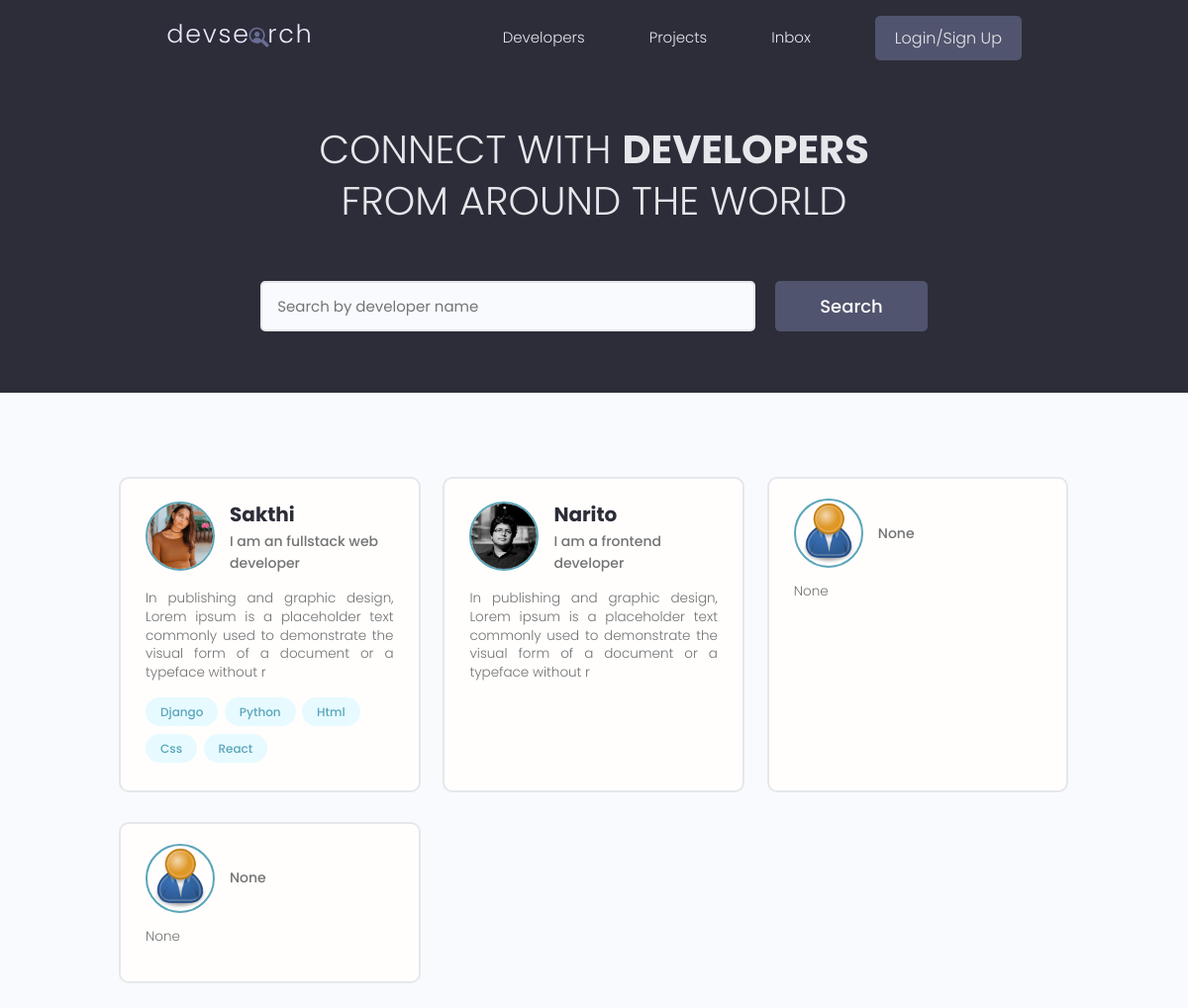
The page / on the database its author committed.
### users/models.py (models this page shows, shortened)
class Profile(models.Model):
    user = models.OneToOneField(User, on_delete=models.CASCADE, null=True, blank=True)
    name = models.CharField(max_length=200, blank=True, null=True)
    email = models.EmailField(max_length=500, blank=True, null=True)
    username = models.CharField(max_length=200, blank=True, null=True)
    location = models.CharField(max_length=200, blank=True, null=True)
    short_intro =  models.CharField(max_length=900, blank=True, null=True)
    bio = models.TextField(blank=True, null=True)
    profile_image = models.ImageField(blank=True, null=True, upload_to='profiles/', default="profiles/user-default.png")
    socail_github = models.CharField(max_length=200, blank=True, null=True)
    socail_instagram = models.CharField(max_length=200, blank=True, null=True)
    social_youtube = models.CharField(max_length=200, blank=True, null=True)
    social_website = models.CharField(max_length=200, blank=True, null=True)
    created = models.DateTimeField(auto_now_add=True)
    id = models.UUIDField(default=uuid.uuid4, unique=True, primary_key=True, editable=False)

class Skill(models.Model):
    owner = models.ForeignKey(Profile, on_delete=models.CASCADE, null=True, blank=False)
    name = models.CharField(max_length=200, blank=True, null=True)
    description = models.TextField(null=True, blank=True)
    created = models.DateTimeField(auto_now_add=True)
    id = models.UUIDField(default=uuid.uuid4, unique=True, primary_key=True, editable=False)
    def __str__(self):
        return str(self.name)

### users/views.py (the view)
# urls.py: path('', views.profiles, name="profiles"),
def profiles(request):
    profiles = Profile.objects.all()
    context = {'profiles': profiles}
    return render(request, 'users/profiles.html', context)

### users/templates/users/profiles.html (shortened to what this page needs)
{% extends "main.html" %}
{%load static%}
{% block content %}
<main class="home">
    <section class="hero-section text-center">
      <div class="container container--narrow">
        <div class="hero-section__box">
          <h2>CONNECT WITH <span>DEVELOPERS</span></h2>
          <h2>FROM AROUND THE WORLD</h2>
        </div>
        <div class="hero-section__search">
          <form class="form" action="#" method="get">
            <div class="form__field">
              <input class="input input--text" id="formInput#search" type="text" name="text"
                placeholder="Search by developer name" />
            </div>
            <input class="btn btn--sub btn--lg" type="submit" value="Search" />
          </form>
        </div>
      </div>
    </section>
    <section class="devlist">
      <div class="container">
        <div class="grid grid--three">
        {% for profile in profiles%}
          <div class="column card">
            <div class="dev">
              <a href="{% url 'user-profile' profile.id%}" class="card__body">
                <div class="dev__profile">
                  <img class="avatar avatar--md" src="{{profile.profile_image.url}}" alt="image" />
                  <div class="dev__meta">
                    <h3>{{profile.name}}</h3>
                    <h5>{{profile.short_intro|slice:"150"}}</h5>
                  </div>
                </div>
                <p class="dev__info">
                  {{profile.bio|slice:"150"}}
                </p>
                <div class="dev__skills">
                {% for skill in profile.skill_set.all%}
                  <span class="tag tag--pill tag--main">
                    <small>{{skill}}</small>
                  </span>
                {%endfor%}
                </div>
              </a>
            </div>
          </div>
        {%endfor%}
      </div>
    </section>
  </main>
{% endblock %}

### static/styles/app.css (style rules this page uses)
:root { --color-sub: #2d2d39; }
.btn--sub { background-color: var(--color-sub-light); }
.card { border: 2px solid var(--color-light); }
img { width: 100%; }
.hero-section { height: 40vh; display: flex; align-items: center; background-color: var(--color-sub); }
.hero-section__box { margin-bottom: 4rem; }
.hero-section__box > h2, .hero-section__box > h2 > span { font-size: 4rem; color: var(--color-light); line-height: 1.3; text-transform: uppercase; }
.hero-section__box > h2 { font-weight: 300; }
.hero-section__box > h2 > span { font-weight: 700; }
.hero-section__search > .form { display: flex; align-items: center; justify-content: center; gap: 2rem; }
.hero-section__search > .form input.input--text { width: 50rem; }
.devlist { margin-top: 8rem; }
.devlist .grid { align-items: stretch; }
.devlist .dev .dev__profile { display: flex; align-items: center; gap: 1.5rem; }
.devlist .dev .dev__meta h3 { color: var(--color-sub); font-size: 2rem; font-weight: 700; }
.devlist .dev .dev__meta h5 { color: var(--color-text); font-size: 1.4rem; font-weight: 500; }
.devlist .dev .dev__info { margin: 1.5rem 0; font-size: 1.35rem; line-height: 1.4; text-align: justify; }

### static/uikit/styles/modules/_variables.css (style rules this page uses)
:root { --color-main: #5aa5b9; --color-main-light: #e6faff; --color-sub: #3f4156; --color-sub-light: #51546e; --color-sub-lighter: #ededfd; --color-text: #737373; --color-gray: #8b8b8b; --color-light: #e5e7eb; --color-light-gray: #767676; --color-bg: #f8fafd; --color-white: #fffefd; --color-white-light: #f3f3f3; --color-success: #359e64; --color-success-bg: #def8e8; --color-error: #fc4b0b; --color-error-bg: #fff2ee; --font-base: 'Poppins', arial, helvetica, 'Segoe UI', roboto, ubuntu, sans-serif; --font-monospace: 'Fira Code', 'Courier New', courier, monospace; --font-regular: 300; --font-medium: 500; --font-bold: 700; --generic-shadow: 1px 1px 5px #00000010; --generic-transition: all 0.3s ease-in-out; }

### static/uikit/styles/modules/_base.css (style rules this page uses)
* { margin: 0; padding: 0; box-sizing: border-box; text-rendering: optimizeLegibility; color: inherit; font-size: inherit; }
html { font-size: 50%; }
@media only screen and (min-width: 480px) { html { font-size: 56.25%; } }
@media only screen and (min-width: 1200px) { html { font-size: 62.5%; } }
body { line-height: 1.6; font-weight: 400; font-size: 1.5rem; color: var(--color-text); background-color: var(--color-bg); min-height: 100vh; }

### static/uikit/styles/modules/_typography.css (style rules this page uses)
* { font-family: var(--font-base); }
h2 { font-size: 3.6rem; font-weight: var(--font-bold); }
h3 { font-size: 3.2rem; font-weight: var(--font-medium); }
h5 { font-size: 2.4rem; font-weight: var(--font-medium); }
h5, h6 { font-weight: var(--font-regular); }
p, span, strong { font-size: 1.6rem; color: var(--color-text); font-weight: var(--font-regular); }
a { padding-bottom: 2px; text-decoration: none; display: inline-block; color: var(--color-main); font-weight: var(--font-medium); }

### static/uikit/styles/modules/_utilities.css (style rules this page uses)
.container { width: 92%; max-width: 165rem; margin: 0 auto; box-sizing: border-box; }
.container--narrow { width: 92%; max-width: 120rem; }
@media screen and (min-width: 1000px) { .container { width: 90%; } }
@media screen and (min-width: 1000px) { .container--narrow { width: 85%; } }
@media screen and (min-width: 1200px) { .container { width: 80%; } }
@media screen and (min-width: 1200px) { .container--narrow { width: 72%; } }
.text-center { text-align: center; }

### static/uikit/styles/modules/_avatar.css (style rules this page uses)
.avatar { border-radius: 50%; border: 2px solid var(--color-main); object-fit: cover; }
.avatar--md { height: 7rem; width: 7rem; }

### static/uikit/styles/modules/_button.css (style rules this page uses)
.btn { display: inline-block; position: relative; cursor: pointer; background-color: var(--color-light); font-weight: var(--font-medium); color: var(--color-sub); text-decoration: none; padding: 1rem 2rem; border-radius: 0.5rem; border: none; width: -webkit-fit-content; width: -moz-fit-content; width: fit-content; height: -webkit-fit-content; height: -moz-fit-content; height: fit-content; font-size: 1.6rem; outline-width: 0; outline-color: transparent; -webkit-backface-visibility: hidden; backface-visibility: hidden; transition: all 0.3s ease-in-out; }
.btn--sub { background-color: var(--color-sub); color: var(--color-white); }
.btn--lg { font-size: 1.8rem; padding: 1.2rem 4.5rem; }

### static/uikit/styles/modules/_card.css (style rules this page uses)
.card { border-radius: 1rem; background-color: var(--color-white); border: 1.5px solid var(--color-light); width: auto; height: auto; margin-top: 0.5rem; margin-bottom: 0.5rem; overflow: hidden; }
.card__body, .card__header { padding: 2rem 2.5rem; }

### rows shown on the page
Profile: profile_image (picture), name "Sakthi", short_intro "I am an fullstack web developer", bio "In publishing and graphic design, Lorem ipsum is a placeholder text commonly used to demonstrate the visual form of a document or a typeface without r"
Skill: name "Django"
Skill: name "Python"
Skill: name "Html"
Skill: name "Css"
Skill: name "React"
Profile: profile_image (picture), name "Narito", short_intro "I am a frontend developer", bio "In publishing and graphic design, Lorem ipsum is a placeholder text commonly used to demonstrate the visual form of a document or a typeface without r"
Profile: profile_image (placeholder picture), short_intro "None", bio "None"
Profile: profile_image (placeholder picture), short_intro "None", bio "None"
